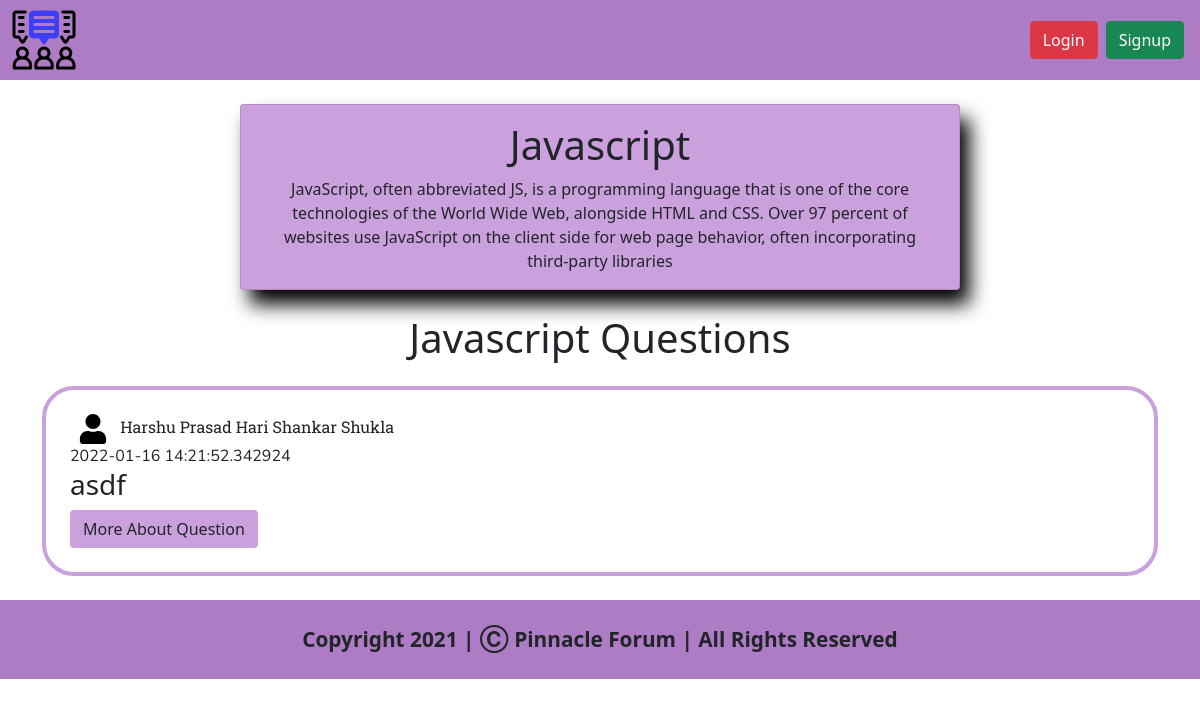
Page /category/099baa2035bf4aeaba348857555be7e3 on the earlier database version.
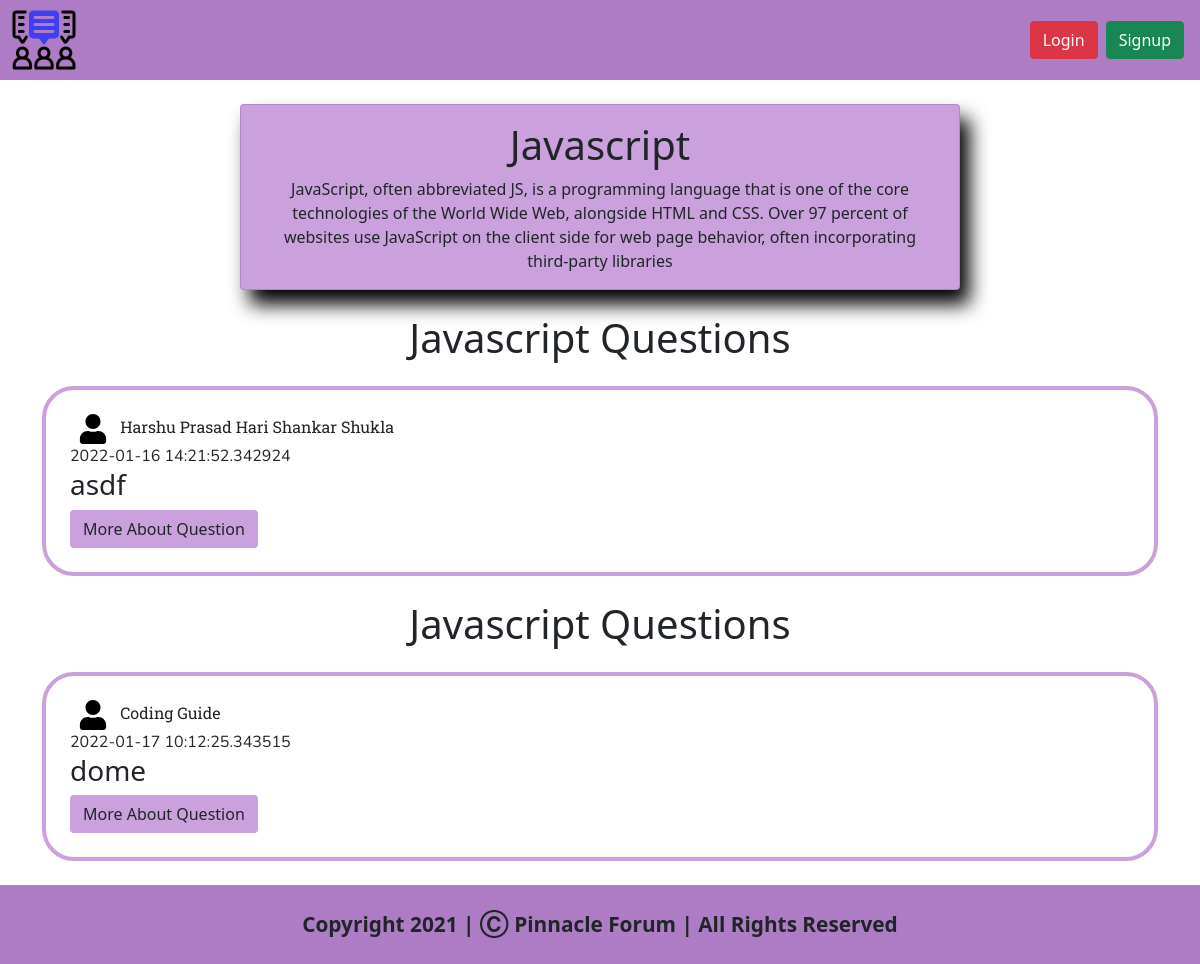
Same page on the later database version.
### views/models.py (models this page shows)
class Category(db.Model):
    categoryId = db.Column(db.String(300),primary_key=True)
    categoryName = db.Column(db.String(1000),nullable=False)
    categoryDescription = db.Column(db.String(10000),nullable=False)
    categoryImage = db.Column(db.String(1000),nullable=True)

class Question(db.Model):
    questionId = db.Column(db.String(1000),primary_key=True)
    questionTitle = db.Column(db.String(250),nullable=False)
    questionDescription = db.Column(db.String(250000),nullable=False)
    userNameOfAsker = db.Column(db.String(1000),nullable=False)
    realNameOfAsker = db.Column(db.String(250),nullable=False)
    categoryId = db.Column(db.String(300),nullable=False)
    dateNow = db.Column(db.DateTime,default=datetime.utcnow())

### views/category.py (the view)
@category.route('/<string:categoryId>')
def renderCategoryPageFunction(categoryId):
    categoryData = Category.query.filter_by(categoryId=categoryId).first() # Geting Data of the category having specific category id's
    questionData = Question.query.filter_by(categoryId=categoryId) # Getting the list of questions having category id same as that of the page
    areQuestionsNotThere = Question.query.filter_by(categoryId=categoryId).count() # Checking wether if there are some questions of this category or not
    if areQuestionsNotThere == 0:
        return render_template('category.html',user=current_user,category=categoryData,noQuestions=True) # Rendering HTML Page
    else:
        return render_template('category.html',user=current_user,category=categoryData,questions=questionData,noQuestions=False) # Rendering HTML Page

### views/templates/category.html (shortened to what this page needs)
<!doctype html>
<html lang="en">
<head>
    <link href="https://cdn.jsdelivr.net/npm/bootstrap@5.1.3/dist/css/bootstrap.min.css" rel="stylesheet"
>
    <link rel="stylesheet" href="{{ url_for('static',filename='css/category.css') }}">
    <link rel="stylesheet" href="{{ url_for('static',filename='responsive/category.css') }}">
</head>
<body>
    <nav class="navbar navbar-expand-lg navbar-light  navigation-bar" style="background-color: rgb(174, 123, 197);">
        <div class="container-fluid">
            <a href="/">
                <img src="../static/img/logo.png" id="companyLogoNavigationBar" src="home.html"
                    style="cursor: pointer;">
            </a>
            <div class="collapse navbar-collapse" id="navbarSupportedContent">
                <form class="d-flex">
                    {% if user.is_authenticated %}
                    <a class="btn btn-danger mx-1" href="/logout">Logout</a>
                    <a href="/profile/{{user.userName}}" class="user-icon-navbar mx-2">
                        <img src="../static/img/user-icon.svg" style="height: 30px; width: 30px;">
                    </a>
                    {% else %}
                    <a class="btn btn-danger mx-1" data-bs-toggle="modal" data-bs-target="#loginFormModal">Login</a>
                    <a class="btn btn-success mx-1" data-bs-toggle="modal" data-bs-target="#signupFormModal">Signup</a>
                    {% endif %}
                </form>
            </div>
        </div>
    </nav>
    <div class="card category-info-div text-center container my-4" style="width: 60vw;">
        <div class="card-body">
            <h1 class="card-title">{{category.categoryName}}</h1>
            <p class="card-text">{{category.categoryDescription}}</p>
        </div>
    </div>
    {% if noQuestions %}
    <h1 class="text-center my-4">There are no questions associated with this category</h1>
    {% else %}
    {% for question in questions %}
    <h1 class="text-center my-4" id="category-questions-heading">{{category.categoryName}} Questions</h1>
    <div class="questions-parent-div my-2 container">
        <div class="question-div my-4 px-4 py-4">
            <div class="user-div">
                <a href="/profile/{{question.userNameOfAsker}}"><img src="../static/img/user-icon.svg" class="user-icon-question mx-2"></a>
                <span class="userName">{{question.realNameOfAsker}}</span>
            </div>
            <div class="dateAddedDivOfQuestion">{{question.dateNow}}</div>
            <div class="question-info">
                <h3 class="question-heading">
                    {{question.questionTitle}}
                </h3>
            </div>
            <a href="/question/{{question.questionId}}" class="btn question-btn">More About Question</a>
        </div>
    </div>
    {% endfor %}
    {% endif %}
    <footer class="py-4"
        style="background-color: rgb(174, 123, 197); font-weight: bold; font-size: 1.3rem; text-align: center;">
        Copyright 2021 | Ⓒ Pinnacle Forum | All Rights Reserved
    </footer>
</body>
</html>

Differences in the rows shown:
added Question: {{ category.categoryName }} "Javascript", realNameOfAsker "Coding Guide", dateNow "2022-01-17 10:12:25.343515", questionTitle "dome"
